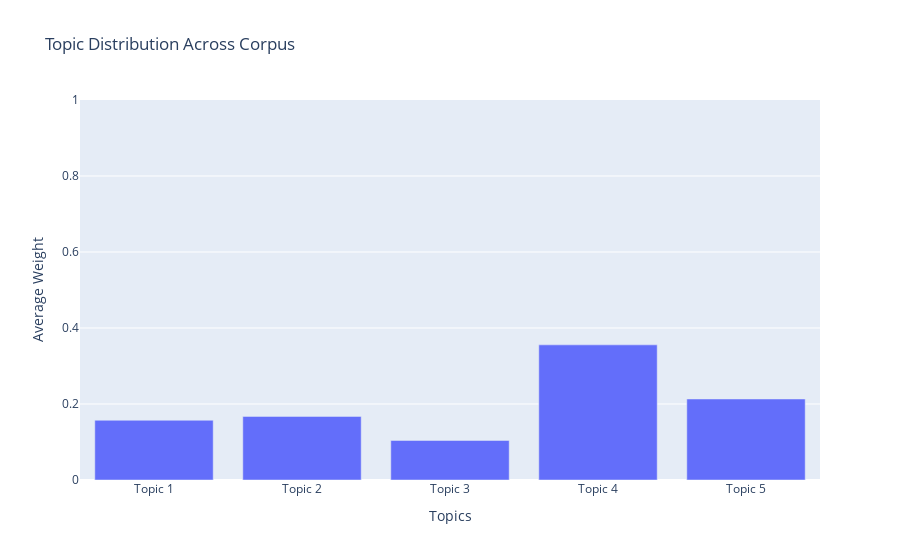

The notebook cell saved with this chart:
### Code cell
# Calculate average weight for each topic
topic_weights = np.zeros(num_topics)
for dist in topics_distribution:
    for topic_id, weight in dist:
        topic_weights[topic_id] += weight
topic_weights /= len(corpus)

# Create visualization
fig = go.Figure(data=[
    go.Bar(
        x=[f"Topic {i+1}" for i in range(num_topics)],
        y=topic_weights
    )
])

fig.update_layout(
    title="Topic Distribution Across Corpus",
    xaxis_title="Topics",
    yaxis_title="Average Weight",
    yaxis_range=[0,1]
)
fig.show()

### Figure 1 — Plotly figure (JSON) as saved in the notebook; plotly's stock layout.template omitted (floating-point values rounded to 4 significant figures)
{"data": [{"type": "bar", "x": ["Topic 1", "Topic 2", "Topic 3", "Topic 4", "Topic 5"], "y": [0.1572, 0.1674, 0.1041, 0.3556, 0.2132]}], "layout": {"title": {"text": "Topic Distribution Across Corpus"}, "xaxis": {"title": {"text": "Topics"}}, "yaxis": {"range": [0, 1], "title": {"text": "Average Weight"}}}}
